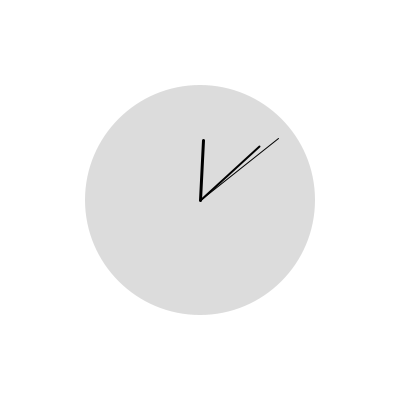
Frame 1 (no input)
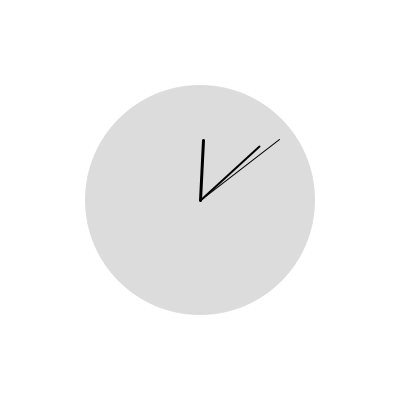
Frame 60 (the mouse pressed at the canvas centre just before this capture)
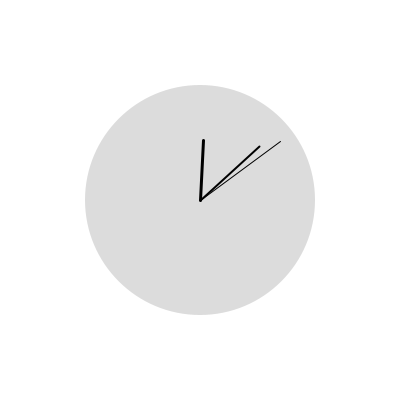
Frame 120 (the mouse held since frame 60 and released just before this capture)

The Processing sketch that drew these frames (run headless with seeded random() and noise(); from frame 60 on, the mouse is pressed at the canvas centre):

// Processing sketch: six_incomplete
// ── six_incomplete.pde
// QUESTION 6 -
// map() the values properly so that the clock hands are displayed at the correct angle

int seconds;
int minutes;
int hours;

void setup() {
  size(400,400);
}

void draw() {
  background(255);
  
  fill(220);
  noStroke();
  ellipse(width/2, height/2, 230, 230);
  
  // these are the values that need mapping
  seconds = second();

  println(seconds);
  minutes = minute();
  map(minutes,0,60,0,360);
  hours = hour();
  map(hours,0,12,0,360);
   
  stroke(0);
  pushMatrix();
    map(seconds,0,60,0,360);
  translate(width/2, height/2);
  rotate(radians(seconds));
  strokeWeight(1);
  line(0, 0, 0, -100);
  popMatrix();
  
  pushMatrix();
  translate(width/2, height/2);
  rotate(radians(minutes));
  strokeWeight(2);
  line(0, 0, 0, -80);
  popMatrix();
  
  pushMatrix();
  translate(width/2, height/2);
  rotate(radians(hours));
  strokeWeight(3);
  line(0, 0, 0, -60);
  popMatrix();
}
